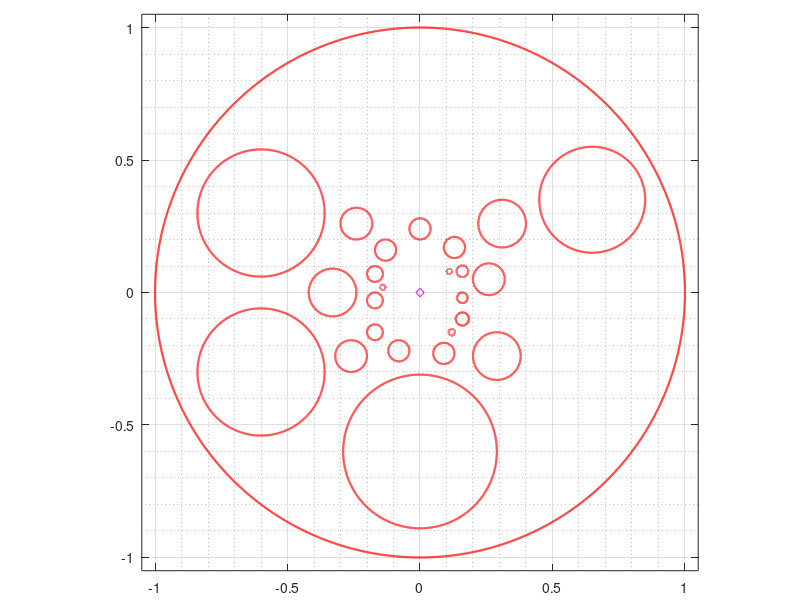

Here is the MATLAB script that generated this plot: (Note: this script raises an error after producing the figure.)
clear
clc
addpath ../bie; addpath ../fmm; addpath ../maps;
%%
n         =   2^12
t         =   (0:2*pi/n:2*pi-2*pi/n).';
%% 
Coe       =  [
               0.00-0.60i      0.29
%                0.00+0.60i      0.29
               
              -0.60+0.30i      0.24              
              -0.60-0.30i      0.24

               0.65+0.35i      0.20
               
               0.31+0.26i      0.09
               0.29-0.24i      0.09
              -0.33-0.00i      0.09
              
              -0.24+0.26i      0.06
              -0.26-0.24i      0.06
               0.26+0.05i      0.06

               0.00+0.24i      0.04
               0.13+0.17i      0.04
              -0.13+0.16i      0.04
               0.09-0.23i      0.04
              -0.08-0.22i      0.04

              -0.17-0.03i      0.03
              -0.17+0.07i      0.03
              -0.17-0.15i      0.03
              
               0.16-0.02i      0.02
               0.16+0.08i      0.022
               0.16-0.10i      0.025
               
              -0.14+0.02i      0.01
               0.11+0.08i      0.01
               0.12-0.15i      0.012
            
              ];
rad       =   Coe(:,2);
cen       =   Coe(:,1);
theth     =   zeros(size(rad)+1);
thetv     =   pi/2*ones(size(rad)+1);
%%
m = length(rad)
% 
et(1:n,1)   =   exp(i.*t);et(1)=1;et(n/4+1)=i;et(n/2+1)=-1;
etp(1:n,1)  =   i.*exp(i.*t);
%%
for k=1:m
    Jk = 1+k*n:(k+1)*n;
    et(Jk,1)    =  cen(k)+rad(k)*exp(-i*t);
    etp(Jk,1)   =      -i*rad(k)*exp(-i*t);
end
% 
alpha =   0.00+0.00i;
%%
figure;
hold on; box on
for k=1:m+1
    crv = et(1+(k-1)*n:k*n);crv(n+1)=crv(1);
    plot(real(crv),imag(crv),'-r','LineWidth',1.5);
end 
plot(real(alpha),imag(alpha),'dm')
axis equal
axis([-1.05  1.05  -1.05   1.05])
set(gca,'LooseInset',get(gca,'TightInset'))
grid on; 
ax=gca; 
set(ax,'xminorgrid','on','yminorgrid','on')
ax.GridAlpha=0.25; ax.MinorGridAlpha=0.25;
% print -dpdf  fig1_im_one
%%
%  aaa
mapv  =  strslitmap(et,etp,alpha,n,thetv);
maph  =  strslitmap(et,etp,alpha,n,theth);
%
zetvo =  mapv.zet; 
zetho =  maph.zet; 
%%
% figure;
% hold on; box on
% % 
% for k=1:m+1
%     crv = zetho(1+(k-1)*n:k*n);crv(n+1)=crv(1);
%     plot(real(crv),imag(crv),'-b','LineWidth',1.5);
%     crv = zetvo(1+(k-1)*n:k*n);crv(n+1)=crv(1);
%     plot(real(crv),imag(crv),'-r','LineWidth',1.5);
% end 
% axis equal
% axis([-3  3  -3   3])
%%
% 
%     
U    =  6.0;
zetv =  zetvo;
zeth = (1-U).*zetho;
zmap =  (zetv-zeth)/U;
%%
etb   = []; etbp = [];
for k=0:m
    Jk = 1+k*n:(k+1)*n;
    zet1  =  zmap(Jk);
    zet1p =  derfft(real(zet1))+i*derfft(imag(zet1));
    etb   = [etb;zet1];
    etbp  = [etbp;zet1p];
end
% 
mapb  =  strslitmap(etb,etbp,inf,n,theth);
zet   =  mapb.zet;
fetb  =  mapb.fet;
%%
figure;
set(groot,'defaultAxesTickLabelInterpreter','latex');  
set(groot,'defaulttextinterpreter','latex');
set(groot,'defaultLegendInterpreter','latex');
hold on; box on
%
for k=1:m+1
    crv = etb(1+(k-1)*n:k*n);crv(n+1)=crv(1);
    plot(real(crv),imag(crv),'-k','LineWidth',2);
end 
axis([-8  8  -8   8])
% 
%
set(gca,'FontSize',14)
axis square
set(gca,'LooseInset',get(gca,'TightInset'))
grid on; 
ax=gca; 
set(ax,'xminorgrid','on','yminorgrid','on')
ax.GridAlpha=0.25; ax.MinorGridAlpha=0.25;
%%



%% 
[xh  , yh]  =  meshgrid([-10.0:0.025:10.0],[-6.0:0.025:6.0]);
zho         =  xh+i.*yh;
[mh,nh]     =  size(zho);
%
for j=1:m+1
    Jk = 1+(j-1)*n:j*n;
    [in,on] = inpolygon(real(zho),imag(zho),real(etb(Jk)),imag(etb(Jk)));
    zho(in) = NaN+i*NaN;
    zho(on) = NaN+i*NaN;
end
zhovo  =  zho(:);
zhov   =  zhovo(abs(zhovo)>=0).';
%
whov   =  zhov+fcau(etb,etbp,fetb,zhov,n,0);
whovo  =  (NaN+i*NaN).*ones(size(zhovo));
whovo(abs(zhovo)>=0) = whov.';
wzo    =  (NaN+i*NaN).*ones(size(zho));
wzo(:) =   whovo;
%%
figure;clf
set(groot,'defaultAxesTickLabelInterpreter','latex');  
set(groot,'defaulttextinterpreter','latex');
set(groot,'defaultLegendInterpreter','latex');
hold on; box on
%
cntv   =  [-5.5,-5.0,-4.5,-4,-3.5,-2.9,-2.4,-1.9,-1.4,-1,-0.64,-0.25,...
           -0.02,0.3,0.67,1,1.45,2.05,2.5,3,3.5,4,4.5,5,5.5];
[cnt1,cnt2] = contour(real(zho),imag(zho),imag(wzo),cntv,'b','LineWidth',1.0);
% 
for k=1:m+1
    crv = etb(1+(k-1)*n:k*n);crv(n+1)=crv(1);
    plot(real(crv),imag(crv),'-k','LineWidth',2);
end 
% plot(real(zho),imag(zho),'.r','LineWidth',1.5);
% 
%
set(gca,'FontSize',14)
axis equal
axis([-10  10  -6  6])
set(gca,'LooseInset',get(gca,'TightInset'))
grid on; 
ax=gca; 
set(ax,'xminorgrid','on','yminorgrid','on')
ax.GridAlpha=0.25; ax.MinorGridAlpha=0.25;
print -depsc spacefig25Lc6
%%
